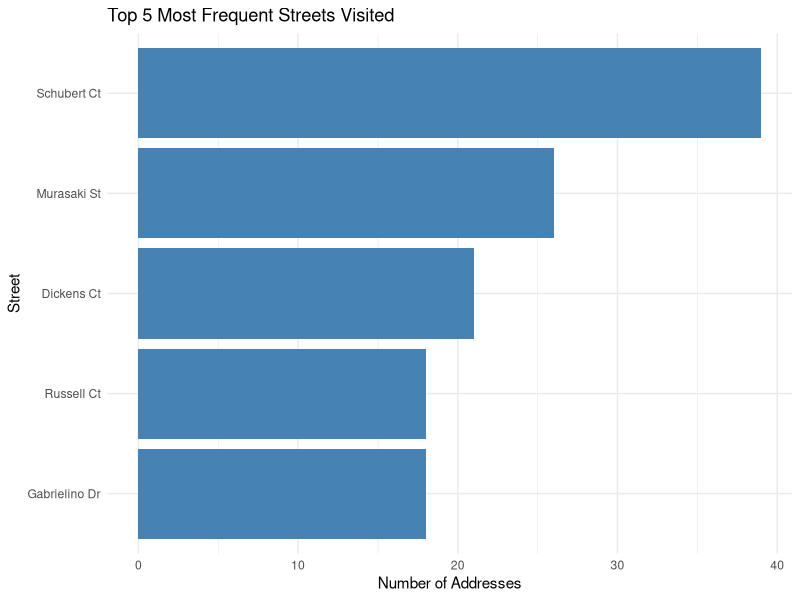

R code for this plot:
## ---- chunk 1
knitr::opts_chunk$set(echo = TRUE)
## ---- chunk 2
library(readr)

addresses_df <- read_csv("DatathonUCI_Addresses.csv")

head(addresses_df)
## ---- chunk 3
summary(addresses_df)

unique(addresses_df$City)
unique(addresses_df$State)
unique(addresses_df$Zip)

head(addresses_df$Address, 10)
## ---- chunk 4
library(dplyr)
library(ggplot2)

# Clean, summarize, and plot
addresses_df %>% 
  mutate(
    AddressParts = strsplit(Address, " "),
    Streetnum = sapply(AddressParts, function(x) x[1]),
    Street = sapply(AddressParts, function(x) paste(x[-1], collapse = " "))
  ) %>% 
  select(-AddressParts) %>% 
  group_by(Street) %>% 
  summarise(count = n()) %>% 
  arrange(desc(count)) %>% 
  slice_head(n = 5) %>%  # Get top 5
  ggplot(aes(x = reorder(Street, count), y = count)) +
  geom_bar(stat = "identity", fill = "steelblue") +
  coord_flip() +
  labs(title = "Top 5 Most Frequent Streets Visited",
       x = "Street",
       y = "Number of Addresses") +
  theme_minimal()
## ---- chunk 5
write_csv(addresses_df %>% 
  mutate(
    AddressParts = strsplit(Address, " "),
    Streetnum = sapply(AddressParts, function(x) x[1]),
    Street = sapply(AddressParts, function(x) paste(x[-1], collapse = " "))
  ) %>% 
  select(-AddressParts), 'addresses_df.csv')
